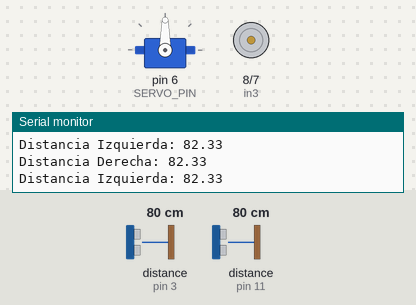
The sketch below on a simulated Arduino Uno, built with avr-gcc and run on an emulated ATmega328P. On the bench: servo, motor-driver pin pairs drawn as motors (green arrow = first pin HIGH = forward, orange = second pin HIGH = backward, longer = more drive, scaled by the enable pin), the last lines printed to the serial monitor. Wiring (inferred from the names in the program): 2 × ultrasonic range finder: trigger pin 2, echo pin 3 / trigger pin 12, echo pin 11. The test bench sets the inputs (shaded band); at power-on: distance to the obstacle (sensors on pin 3, pin 11) 80 cm. The echo pulse lasts 58.3 µs per cm.

Above: at 1.6 s.
1.7 s: distance to the obstacle (sensor on pin 3) set to 92 cm
At 2.2 s:
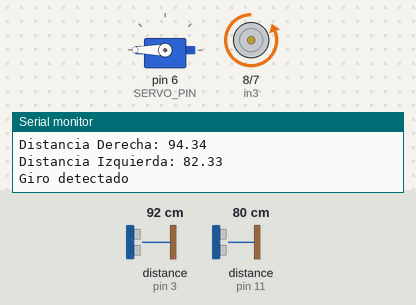
At 3.4 s:
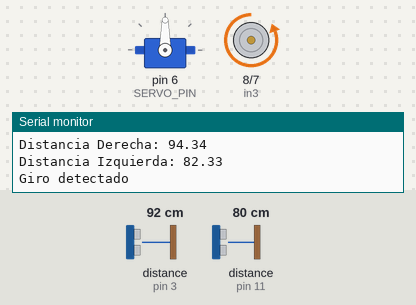
Timing chart, 0 to 10.7 s (numbered marks = the images above; inputs shaded):
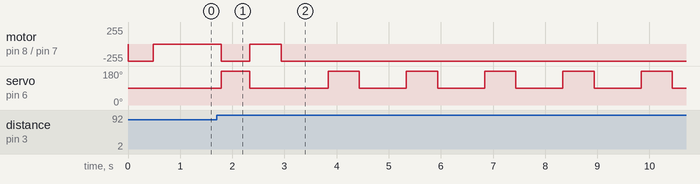

The sketch:

1.ronda.Nacional.ino
```cpp
#include <Servo.h>

#define TRIG_PIN_R 2
#define ECHO_PIN_R 3
#define TRIG_PIN_L 12
#define ECHO_PIN_L 11
#define SERVO_PIN 6

Servo servoMotor;

const int enB = 9;
const int in3 = 8;
const int in4 = 7;

long duration;
float distanceR;
float distanceL;

bool haDetectadoLado = false;
bool giroDerecha = false;  // Indica si el giro es a la derecha

void setup() {
  Serial.begin(9600);

  pinMode(enB, OUTPUT);
  pinMode(in3, OUTPUT);
  pinMode(in4, OUTPUT);

  servoMotor.attach(SERVO_PIN);

  pinMode(TRIG_PIN_R, OUTPUT);
  pinMode(ECHO_PIN_R, INPUT);
  pinMode(TRIG_PIN_L, OUTPUT);
  pinMode(ECHO_PIN_L, INPUT);

  servoMotor.write(90);
  moveForward();
  delay(480);

  stopMotor(); // Motor detenido indefinidamente al inicio
}

void loop() {
  // El motor está detenido hasta que se detecte una distancia
  if (!haDetectadoLado) { // Es una condición para controlar el estado del motor, en este caso la condicion se hace cierta si detecto algun lado, se puede ver posteriormente en el loop una decisión para cambiar de estado esta variable.
    // Medir distancias
    distanceR = measure('R') + 2.50; // Error de medidda en el lado derecho
    distanceL = measure('L') + 2.50; // Error de medida en el lado izquierdo

    Serial.print("Distancia Derecha: "); // Impresiones para conocer el estado del ultrasonico derecho
    Serial.println(distanceR);  // Medición de la distancia del ultrasonico derecho
    Serial.print("Distancia Izquierda: "); // Impresiones para conocer el estado del ultrasonico izquierdo
    Serial.println(distanceL);  // Medición de la distancia del ultrasonico izquierdo

    // Comprobar si alguna distancia cumple la condición para girar
    if ((distanceR > 90 && distanceR < 900) || (distanceL > 90 && distanceL < 900)) { // Ésta decisión tiene condiciones con intervalos debido a tomar una posible medición de una esquina
      haDetectadoLado = true; // Una vez se cumpla cualquiera de las 2 condiciones esta variable se activa en true y
      Serial.println("Giro detectado");

      // Determinar dirección del giro
      if (distanceR > 90 && distanceR < 900) {
        giroDerecha = true;
        servoMotor.write(180);  // Gira a la derecha
        moveForward();         // Avanzar mientras gira
        delay(550);
        servoMotor.write(90);

      } else if (distanceL > 90 && distanceL < 900) {
        giroDerecha = false;
        servoMotor.write(0);    // Gira a la izquierda
        moveForward();           // Avanzar mientras gira
        delay(450);
        servoMotor.write(90);
      }

      // Detener el motor y ajustar el servo
      stopMotor();
      delay(600);              // Esperar medio segundo

      // Activar el motor y girar el servo simultáneamente
      analogWrite(enB, 255);  // Encender el motor a velocidad máxima

      // Ejecutar el bucle de avanzar y girar
      for (int i = 0; i < 11; i++) {
        moveForward();  // Avanzar indefinidamente
        delay(900);    // Esperar 0.9 segundos

        // Girar en la dirección determinada inicialmente
        if (giroDerecha) {
          servoMotor.write(180);  // Gira a la derecha
          delay(600);             // Mantener giro por 0.6 segundos
        } else {
          servoMotor.write(0);    // Gira a la izquierda
          delay(600);             // Mantener giro por 0.6 segundos
        }
        servoMotor.write(90);     // Ajustar el servo a la posición recta
      }

      // Detener el motor indefinidamente
      stopMotor();
      while (true);  // Pausar el motor indefinidamente
    }
  }
}

// Función para medir la distancia
float measureDistance(int trigPin, int echoPin) {
  digitalWrite(trigPin, LOW);
  delayMicroseconds(2);
  digitalWrite(trigPin, HIGH);
  delayMicroseconds(10);
  digitalWrite(trigPin, LOW);

  duration = pulseIn(echoPin, HIGH);
  return (duration / 2.0) / 29.1;  // Conversión
}

float measure(char C) {
  return (C == 'R') ? measureDistance(TRIG_PIN_R, ECHO_PIN_R) : measureDistance(TRIG_PIN_L, ECHO_PIN_L);
}

// Función para avanzar el robot
void moveForward() {
  analogWrite(enB, 255);  // Velocidad máxima
  digitalWrite(in3, LOW);
  digitalWrite(in4, HIGH);
}

// Función para detener el motor
void stopMotor() {
  analogWrite(enB, 0);  // Detener el motor
  digitalWrite(in3, LOW);
  digitalWrite(in4, LOW);
}
```

Measured:
- the behaviour switches between 87 and 88 cm on distance to the obstacle (sensor on pin 3) (found by bisection; images 0 and 1)
- after the input at 1.7 s, motor on pin 8 (in3) / pin 7 (in4): stopped → backward 255/255 after 0.09 s, → stopped 0.55 s later, → backward 255/255 0.60 s later; servo on pin 6 (SERVO_PIN): goes 180° 0.55 s, 90° 1.5 s, 4 × (180° 0.60 s, 90° 0.90 s), 180° 0.60 s, then 90°, starting after 0.09 s
